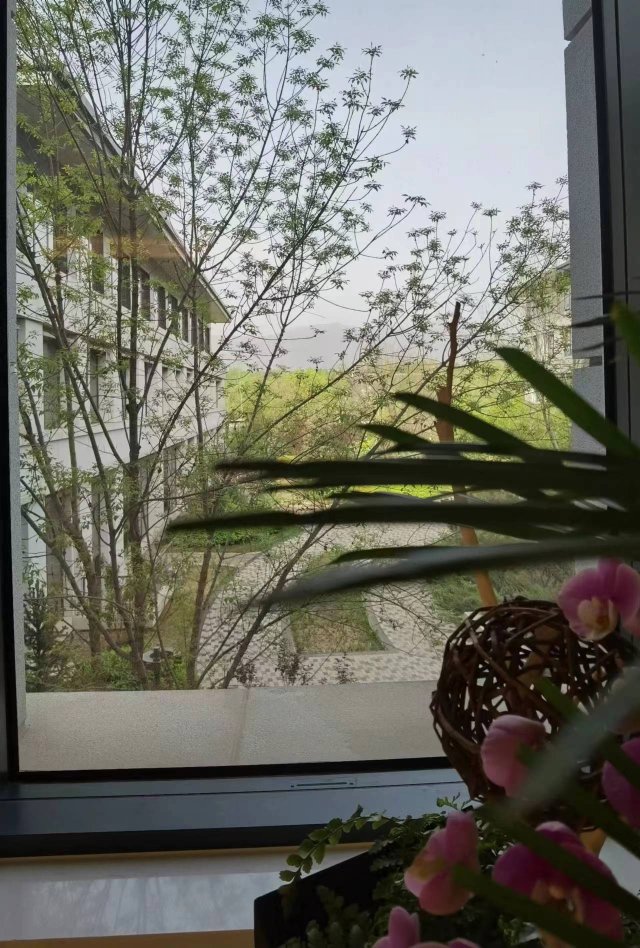
#> input picture SZcup/Problem_B/B.jpg, 1280 x 1896 px (shown at 1/2 size)
$ python Img_recover.py
#> lines starting #> are read from the running program, lines starting #| are printed output that depends on the picture; pictures that were not available may be replaced by others from this repository, and a replacement may not be noted
import cv2
from PIL import Image
import numpy as np


def find_best_scale(original_image_path, scaled_image_path):
    # Load the images
#> called with original_image_path = 'B.jpg', scaled_image_path = 'ss.jpg'
    original_image = cv2.imread(original_image_path, cv2.IMREAD_GRAYSCALE)
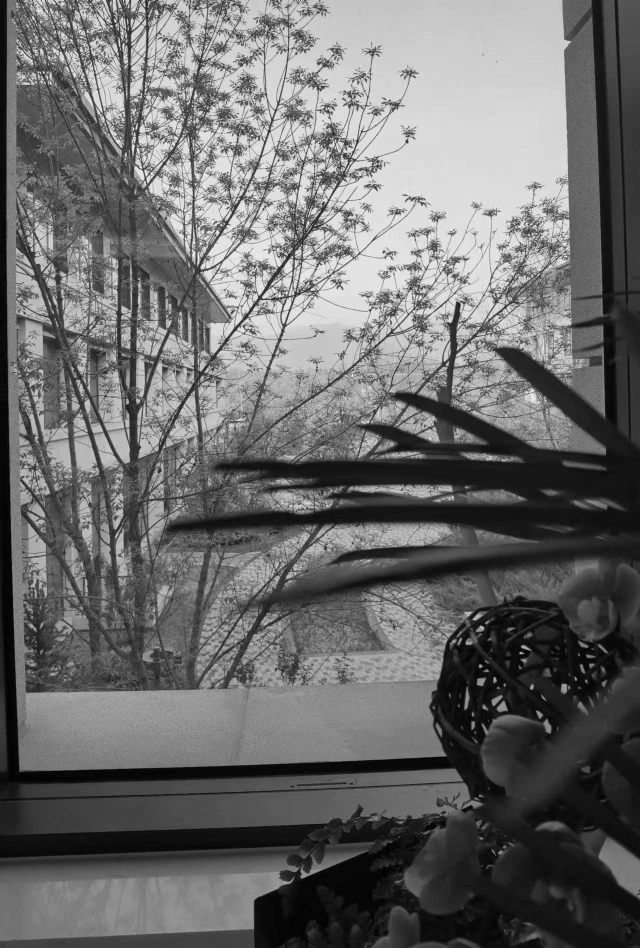
#> original_image: shape (1896, 1280) (shown at 1/2 size); min 0, max 255, mean 107.1
    scaled_image = cv2.imread(scaled_image_path, cv2.IMREAD_GRAYSCALE)
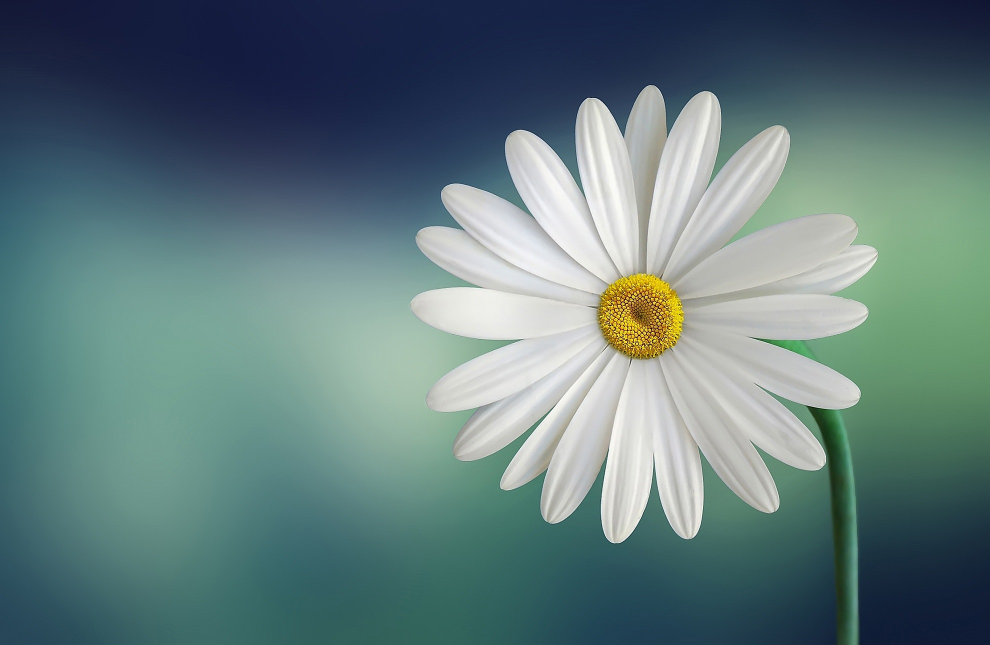
#> input picture SZcup/Problem_B/NEW.jpg, 1980 x 1289 px, given in place of ss.jpg, which was not available (shown at 1/2 size)
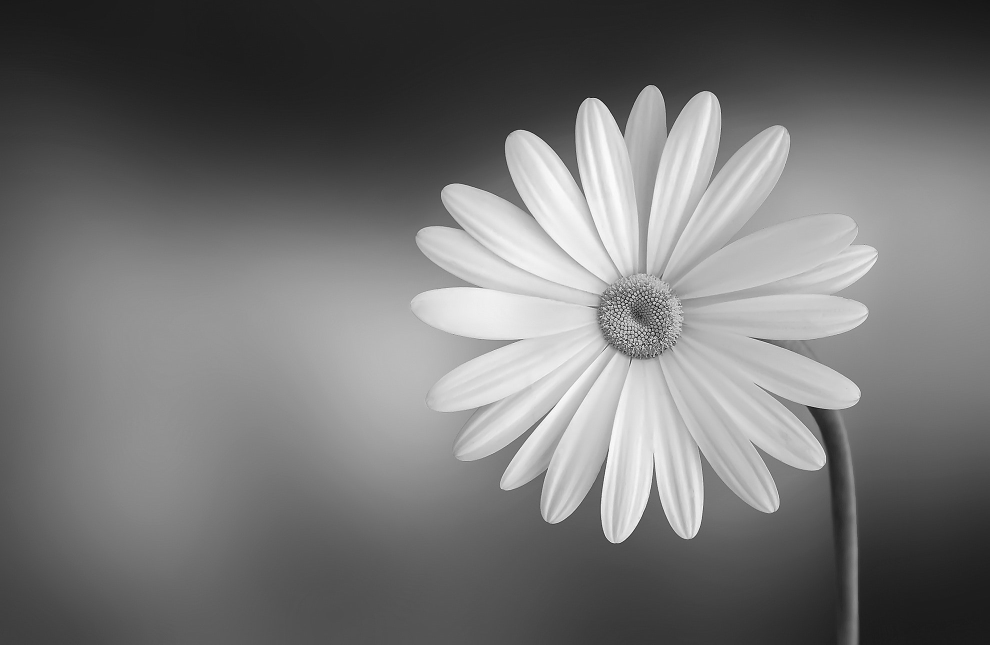
#> scaled_image: shape (1289, 1980) (shown at 1/2 size); min 0, max 255, mean 115.2

    # Initialize the best scale and the best match value
    best_scale = 1.0
    best_match = 0.0

    # Try different scales
    for scale in np.linspace(0.1, 3.0, 100):
        # Resize the scaled image
        resized_image = cv2.resize(scaled_image, None, fx=scale, fy=scale, interpolation=cv2.INTER_LINEAR)

        # Compute the template matching
        result = cv2.matchTemplate(original_image, resized_image, cv2.TM_CCORR_NORMED)
        _, match, _, _ = cv2.minMaxLoc(result)

        # Update the best scale and the best match value
        if match > best_match:
            best_scale = scale
            best_match = match
#> this loop made 20 passes
#> (match, best_match) on passes 1 to 3: (0.938, 0.938), (0.94, 0.94), (0.953, 0.953)
#> match on passes 4 to 9: 0.927, 0.92, 0.912, 0.906, 0.904, 0.903
#> pass 1, in find_best_scale, `resized_image = cv2.resize(scaled_image, None, fx=scale, fy=scale, int..`:
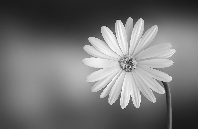
#> resized_image: shape (129, 198); min 17, max 250, mean 115.4
#> pass 1, in find_best_scale, `result = cv2.matchTemplate(original_image, resized_image, cv2.TM_CCORR..`:
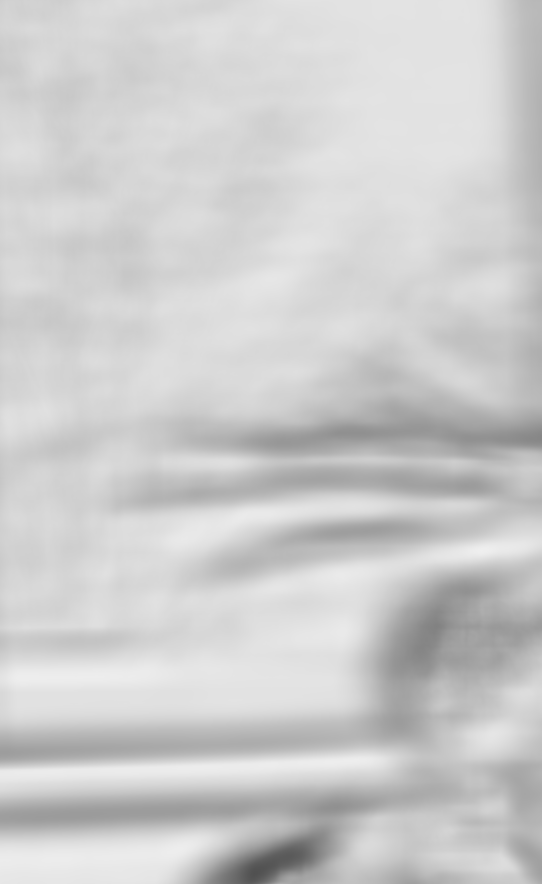
#> result: shape (1768, 1083) float32 (shown at 1/2 size); min 0.317, max 0.938, mean 0.804
#> pass 2, in find_best_scale, `result = cv2.matchTemplate(original_image, resized_image, cv2.TM_CCORR..`:
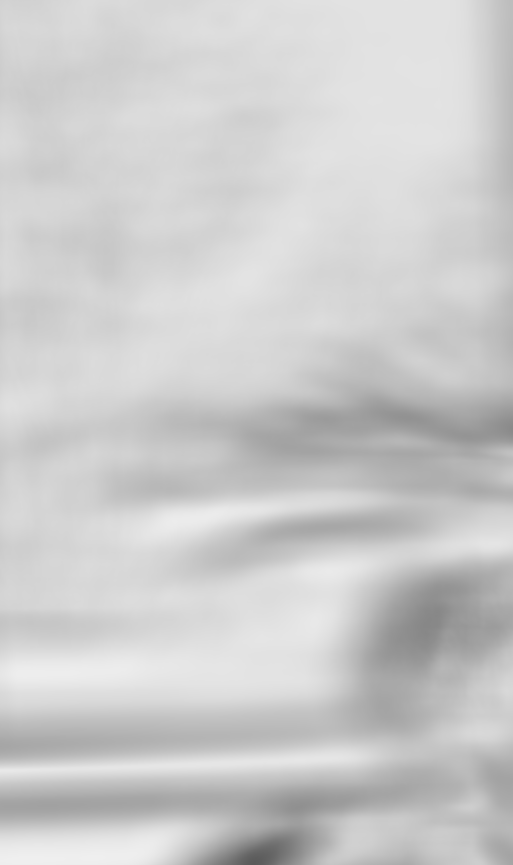
#> result: shape (1730, 1025) float32 (shown at 1/2 size); min 0.355, max 0.94, mean 0.801
#> after the loop:
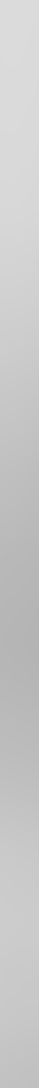
#> result: shape (1088, 39) float32; min 0.705, max 0.862, mean 0.785
#> after the loop, best_match = 0.953; best_scale = 0.159

    return best_scale


#> (the run stopped early here; a loop or call above may not have finished)
